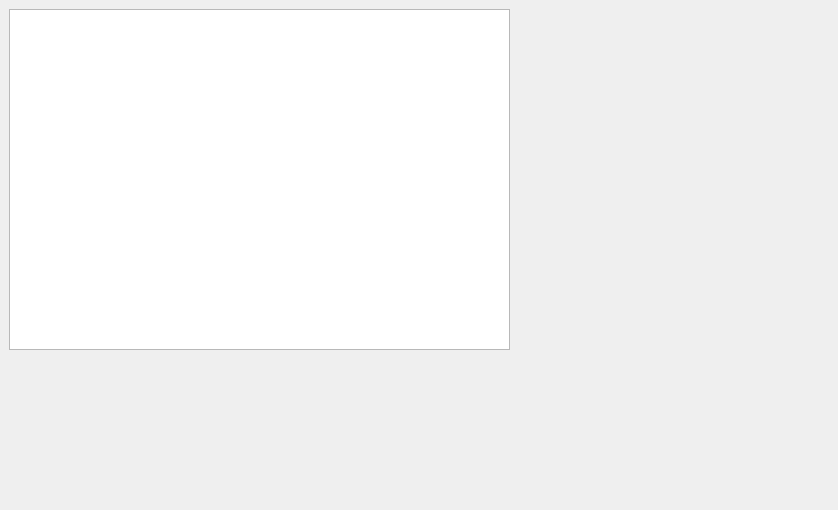
<?xml version="1.0" encoding="UTF-8"?>
<ui version="4.0">
 <class>InfoWgt</class>
 <widget class="QWidget" name="InfoWgt">
  <property name="geometry">
   <rect>
    <x>0</x>
    <y>0</y>
    <width>838</width>
    <height>510</height>
   </rect>
  </property>
  <property name="windowTitle">
   <string>Form</string>
  </property>
  <widget class="TGFrame" name="Title" native="true">
   <property name="geometry">
    <rect>
     <x>0</x>
     <y>0</y>
     <width>838</width>
     <height>510</height>
    </rect>
   </property>
   <widget class="QTextBrowser" name="messageBrowser">
    <property name="geometry">
     <rect>
      <x>9</x>
      <y>9</y>
      <width>501</width>
      <height>341</height>
     </rect>
    </property>
    <property name="styleSheet">
     <string notr="true"/>
    </property>
   </widget>
  </widget>
 </widget>
 <customwidgets>
  <customwidget>
   <class>TGFrame</class>
   <extends>QWidget</extends>
   <header>Component/TGFrame.h</header>
   <container>1</container>
  </customwidget>
 </customwidgets>
 <resources/>
 <connections/>
</ui>
